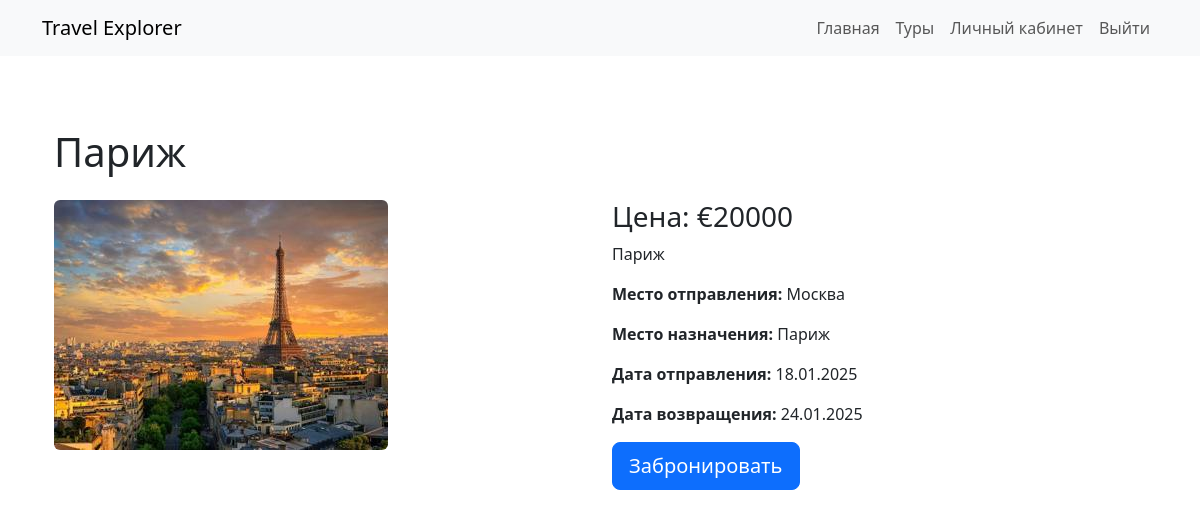
Page /tour/1/ (signed in) on the committed database.
### travel/models.py (models this page shows, shortened)
class Tour(models.Model):
    name_tour = models.CharField("Название тура", max_length=255)
    discription_tour = models.TextField("Описание тура")
    price_tour = models.IntegerField("Цена тура", validators=[validate_positive])
    departure = models.CharField("Место отправления", max_length=255)
    destination = models.CharField("Место назначения", max_length=255)
    date_departure = models.DateField("Дата отправления")
    date_return = models.DateField("Дата возвращения")
    operator_tour = models.CharField("Туроператор", max_length=255)
    places_tour = models.IntegerField("Количество мест", validators=[validate_positive])
    history = HistoricalRecords()
    is_hot = models.BooleanField(default=False)
    image = models.ImageField(upload_to='tours/', blank=True, null=True)
    objects = TourManager()
    class Meta:
        ordering = ['date_departure']

### travel/views.py (the view)
# urls.py: path('tour/<int:id>/', views.tour_detail, name='tour-detail'),
def tour_detail(request, id):
    tour = get_object_or_404(Tour, id=id)
    return render(request, 'travel/tour-detail.html', {'tour': tour})

### travel/templates/travel/tour-detail.html (shortened to what this page needs)
{% extends 'travel/base.html' %}
{% block content %}
<div class="container py-5">
    <h1 class="mb-4">{{ tour.name_tour }}</h1>
    <div class="row">
        <div class="col-md-6">
            {% if tour.image %}
            <img src="{{ tour.image.url }}" class="img-fluid rounded" alt="{{ tour.name_tour }}">
            {% else %}
            <img src="https://via.placeholder.com/600x400" class="img-fluid rounded" alt="Изображение недоступно">
            {% endif %}
        </div>
        <div class="col-md-6">
            <h3>Цена: €{{ tour.price_tour }}</h3>
            <p class="description">{{ tour.discription_tour }}</p>
            <p><strong>Место отправления:</strong> {{ tour.departure }}</p>
            <p><strong>Место назначения:</strong> {{ tour.destination }}</p>
            <p><strong>Дата отправления:</strong> {{ tour.date_departure|date:"d.m.Y" }}</p>
            <p><strong>Дата возвращения:</strong> {{ tour.date_return|date:"d.m.Y" }}</p>
            <form action="/reserve/" method="post">
                <button type="submit" class="btn btn-primary btn-lg">Забронировать</button>
            </form>
        </div>
    </div>
</div>
{% endblock %}

### travel/templates/travel/tour-detail.html (style rules this page uses)
.card-text, .description { word-wrap: break-word; word-break: break-word; white-space: normal; }

### rows in the picture
Tour: name_tour "Париж", image (picture), price_tour "20000", discription_tour "Париж", departure "Москва", destination "Париж", date_departure "18.01.2025", date_return "24.01.2025"
